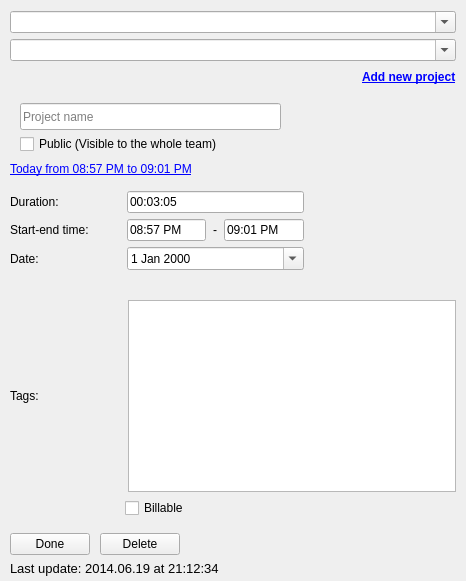
<?xml version="1.0" encoding="UTF-8"?>
<ui version="4.0">
 <class>TimeEntryEditorWidget</class>
 <widget class="QWidget" name="TimeEntryEditorWidget">
  <property name="geometry">
   <rect>
    <x>0</x>
    <y>0</y>
    <width>466</width>
    <height>581</height>
   </rect>
  </property>
  <property name="windowTitle">
   <string>Form</string>
  </property>
  <layout class="QVBoxLayout" name="verticalLayout">
   <property name="leftMargin">
    <number>10</number>
   </property>
   <property name="rightMargin">
    <number>10</number>
   </property>
   <property name="bottomMargin">
    <number>5</number>
   </property>
   <item>
    <widget class="QComboBox" name="description">
     <property name="editable">
      <bool>true</bool>
     </property>
     <property name="currentText">
      <string/>
     </property>
    </widget>
   </item>
   <item>
    <widget class="QComboBox" name="project">
     <property name="editable">
      <bool>true</bool>
     </property>
    </widget>
   </item>
   <item>
    <widget class="QWidget" name="widget" native="true">
     <layout class="QHBoxLayout" name="horizontalLayout">
      <property name="leftMargin">
       <number>0</number>
      </property>
      <property name="topMargin">
       <number>0</number>
      </property>
      <property name="rightMargin">
       <number>0</number>
      </property>
      <property name="bottomMargin">
       <number>0</number>
      </property>
      <item>
       <spacer name="horizontalSpacer">
        <property name="orientation">
         <enum>Qt::Horizontal</enum>
        </property>
        <property name="sizeHint" stdset="0">
         <size>
          <width>218</width>
          <height>20</height>
         </size>
        </property>
       </spacer>
      </item>
      <item>
       <widget class="QLabel" name="addNewProject">
        <property name="font">
         <font>
          <pointsize>9</pointsize>
          <weight>75</weight>
          <bold>true</bold>
         </font>
        </property>
        <property name="text">
         <string>&lt;a href=&quot;#&quot;&gt;Add new project&lt;/a&gt;</string>
        </property>
        <property name="textFormat">
         <enum>Qt::RichText</enum>
        </property>
        <property name="openExternalLinks">
         <bool>false</bool>
        </property>
        <property name="textInteractionFlags">
         <set>Qt::TextBrowserInteraction</set>
        </property>
       </widget>
      </item>
     </layout>
    </widget>
   </item>
   <item>
    <widget class="QWidget" name="newProject" native="true">
     <property name="sizePolicy">
      <sizepolicy hsizetype="Preferred" vsizetype="MinimumExpanding">
       <horstretch>0</horstretch>
       <verstretch>0</verstretch>
      </sizepolicy>
     </property>
     <widget class="QLineEdit" name="newProjectName">
      <property name="geometry">
       <rect>
        <x>10</x>
        <y>10</y>
        <width>261</width>
        <height>27</height>
       </rect>
      </property>
      <property name="placeholderText">
       <string>Project name</string>
      </property>
     </widget>
     <widget class="QCheckBox" name="publicProject">
      <property name="geometry">
       <rect>
        <x>10</x>
        <y>40</y>
        <width>261</width>
        <height>22</height>
       </rect>
      </property>
      <property name="text">
       <string>Public (Visible to the whole team)</string>
      </property>
     </widget>
     <widget class="QWidget" name="widget_2" native="true">
      <property name="geometry">
       <rect>
        <x>10</x>
        <y>70</y>
        <width>188</width>
        <height>78</height>
       </rect>
      </property>
      <layout class="QGridLayout" name="gridLayout">
       <item row="0" column="0">
        <widget class="QLabel" name="label">
         <property name="text">
          <string>Workspace:</string>
         </property>
        </widget>
       </item>
       <item row="0" column="1">
        <widget class="QComboBox" name="newProjectWorkspace"/>
       </item>
       <item row="1" column="0">
        <widget class="QLabel" name="label_2">
         <property name="text">
          <string>Client:</string>
         </property>
        </widget>
       </item>
       <item row="1" column="1">
        <widget class="QComboBox" name="newProjectClient"/>
       </item>
      </layout>
     </widget>
    </widget>
   </item>
   <item>
    <widget class="QLabel" name="timeOverview">
     <property name="text">
      <string>&lt;a href=&quot;#&quot;&gt;Today from 08:57 PM to 09:01 PM&lt;/a&gt;</string>
     </property>
     <property name="textFormat">
      <enum>Qt::RichText</enum>
     </property>
     <property name="openExternalLinks">
      <bool>false</bool>
     </property>
     <property name="textInteractionFlags">
      <set>Qt::TextBrowserInteraction</set>
     </property>
    </widget>
   </item>
   <item>
    <widget class="QWidget" name="timeDetails" native="true">
     <property name="minimumSize">
      <size>
       <width>0</width>
       <height>125</height>
      </size>
     </property>
     <property name="maximumSize">
      <size>
       <width>300</width>
       <height>125</height>
      </size>
     </property>
     <layout class="QGridLayout" name="gridLayout_2">
      <property name="sizeConstraint">
       <enum>QLayout::SetMinimumSize</enum>
      </property>
      <property name="leftMargin">
       <number>0</number>
      </property>
      <property name="rightMargin">
       <number>0</number>
      </property>
      <item row="1" column="0">
       <widget class="QFrame" name="timeFrame">
        <property name="frameShape">
         <enum>QFrame::NoFrame</enum>
        </property>
        <property name="frameShadow">
         <enum>QFrame::Raised</enum>
        </property>
        <layout class="QHBoxLayout" name="horizontalLayout_8">
         <property name="spacing">
          <number>0</number>
         </property>
         <property name="leftMargin">
          <number>0</number>
         </property>
         <property name="topMargin">
          <number>0</number>
         </property>
         <property name="rightMargin">
          <number>0</number>
         </property>
         <property name="bottomMargin">
          <number>0</number>
         </property>
         <item>
          <widget class="QLabel" name="label_6">
           <property name="minimumSize">
            <size>
             <width>117</width>
             <height>0</height>
            </size>
           </property>
           <property name="maximumSize">
            <size>
             <width>117</width>
             <height>16777215</height>
            </size>
           </property>
           <property name="text">
            <string>Start-end time:</string>
           </property>
          </widget>
         </item>
         <item>
          <widget class="QLineEdit" name="start">
           <property name="text">
            <string>08:57 PM</string>
           </property>
          </widget>
         </item>
         <item>
          <widget class="QLabel" name="timeSeparator">
           <property name="minimumSize">
            <size>
             <width>18</width>
             <height>0</height>
            </size>
           </property>
           <property name="text">
            <string>-</string>
           </property>
           <property name="alignment">
            <set>Qt::AlignCenter</set>
           </property>
          </widget>
         </item>
         <item>
          <widget class="QLineEdit" name="stop">
           <property name="text">
            <string>09:01 PM</string>
           </property>
          </widget>
         </item>
        </layout>
       </widget>
      </item>
      <item row="0" column="0">
       <widget class="QFrame" name="durationFrame">
        <property name="frameShape">
         <enum>QFrame::NoFrame</enum>
        </property>
        <property name="frameShadow">
         <enum>QFrame::Raised</enum>
        </property>
        <layout class="QHBoxLayout" name="horizontalLayout_7">
         <property name="spacing">
          <number>0</number>
         </property>
         <property name="leftMargin">
          <number>0</number>
         </property>
         <property name="topMargin">
          <number>0</number>
         </property>
         <property name="rightMargin">
          <number>0</number>
         </property>
         <property name="bottomMargin">
          <number>0</number>
         </property>
         <item>
          <widget class="QLabel" name="label_5">
           <property name="minimumSize">
            <size>
             <width>117</width>
             <height>0</height>
            </size>
           </property>
           <property name="maximumSize">
            <size>
             <width>117</width>
             <height>16777215</height>
            </size>
           </property>
           <property name="text">
            <string>Duration:</string>
           </property>
          </widget>
         </item>
         <item>
          <widget class="QLineEdit" name="duration">
           <property name="text">
            <string>00:03:05</string>
           </property>
          </widget>
         </item>
        </layout>
       </widget>
      </item>
      <item row="2" column="1" rowspan="2">
       <widget class="QWidget" name="widget_6" native="true">
        <layout class="QHBoxLayout" name="horizontalLayout_4">
         <property name="leftMargin">
          <number>0</number>
         </property>
         <property name="rightMargin">
          <number>0</number>
         </property>
        </layout>
       </widget>
      </item>
      <item row="2" column="0">
       <widget class="QFrame" name="dateFrame">
        <property name="frameShape">
         <enum>QFrame::NoFrame</enum>
        </property>
        <property name="frameShadow">
         <enum>QFrame::Raised</enum>
        </property>
        <layout class="QHBoxLayout" name="horizontalLayout_9">
         <property name="spacing">
          <number>0</number>
         </property>
         <property name="leftMargin">
          <number>0</number>
         </property>
         <property name="topMargin">
          <number>0</number>
         </property>
         <property name="rightMargin">
          <number>0</number>
         </property>
         <property name="bottomMargin">
          <number>0</number>
         </property>
         <item>
          <widget class="QLabel" name="label_8">
           <property name="minimumSize">
            <size>
             <width>117</width>
             <height>0</height>
            </size>
           </property>
           <property name="maximumSize">
            <size>
             <width>117</width>
             <height>16777215</height>
            </size>
           </property>
           <property name="text">
            <string>Date:</string>
           </property>
          </widget>
         </item>
         <item>
          <widget class="QDateEdit" name="dateEdit">
           <property name="calendarPopup">
            <bool>true</bool>
           </property>
          </widget>
         </item>
        </layout>
       </widget>
      </item>
     </layout>
    </widget>
   </item>
   <item>
    <widget class="QWidget" name="widget_4" native="true">
     <layout class="QHBoxLayout" name="horizontalLayout_2">
      <property name="spacing">
       <number>15</number>
      </property>
      <property name="leftMargin">
       <number>0</number>
      </property>
      <property name="rightMargin">
       <number>0</number>
      </property>
      <property name="bottomMargin">
       <number>0</number>
      </property>
      <item>
       <widget class="QLabel" name="label_3">
        <property name="minimumSize">
         <size>
          <width>103</width>
          <height>0</height>
         </size>
        </property>
        <property name="text">
         <string>Tags:</string>
        </property>
       </widget>
      </item>
      <item>
       <widget class="QListWidget" name="tags"/>
      </item>
     </layout>
    </widget>
   </item>
   <item>
    <widget class="QFrame" name="billableFrame">
     <property name="frameShape">
      <enum>QFrame::NoFrame</enum>
     </property>
     <property name="frameShadow">
      <enum>QFrame::Raised</enum>
     </property>
     <layout class="QHBoxLayout" name="horizontalLayout_5">
      <property name="spacing">
       <number>15</number>
      </property>
      <property name="leftMargin">
       <number>0</number>
      </property>
      <property name="topMargin">
       <number>0</number>
      </property>
      <item>
       <spacer name="horizontalSpacer_3">
        <property name="orientation">
         <enum>Qt::Horizontal</enum>
        </property>
        <property name="sizeType">
         <enum>QSizePolicy::Fixed</enum>
        </property>
        <property name="sizeHint" stdset="0">
         <size>
          <width>115</width>
          <height>20</height>
         </size>
        </property>
       </spacer>
      </item>
      <item>
       <widget class="QCheckBox" name="billable">
        <property name="text">
         <string>Billable</string>
        </property>
       </widget>
      </item>
     </layout>
    </widget>
   </item>
   <item>
    <widget class="QWidget" name="widget_5" native="true">
     <layout class="QHBoxLayout" name="horizontalLayout_3">
      <property name="spacing">
       <number>10</number>
      </property>
      <property name="leftMargin">
       <number>0</number>
      </property>
      <property name="topMargin">
       <number>0</number>
      </property>
      <property name="bottomMargin">
       <number>0</number>
      </property>
      <item>
       <widget class="QPushButton" name="doneButton">
        <property name="text">
         <string>Done</string>
        </property>
       </widget>
      </item>
      <item>
       <widget class="QPushButton" name="deleteButton">
        <property name="text">
         <string>Delete</string>
        </property>
       </widget>
      </item>
      <item>
       <spacer name="horizontalSpacer_2">
        <property name="orientation">
         <enum>Qt::Horizontal</enum>
        </property>
        <property name="sizeHint" stdset="0">
         <size>
          <width>1</width>
          <height>20</height>
         </size>
        </property>
       </spacer>
      </item>
     </layout>
    </widget>
   </item>
   <item>
    <widget class="QFrame" name="lastUpdateFrame">
     <property name="frameShape">
      <enum>QFrame::NoFrame</enum>
     </property>
     <property name="frameShadow">
      <enum>QFrame::Raised</enum>
     </property>
     <layout class="QHBoxLayout" name="horizontalLayout_6">
      <property name="spacing">
       <number>0</number>
      </property>
      <property name="leftMargin">
       <number>0</number>
      </property>
      <property name="topMargin">
       <number>0</number>
      </property>
      <property name="rightMargin">
       <number>0</number>
      </property>
      <property name="bottomMargin">
       <number>0</number>
      </property>
      <item>
       <widget class="QLabel" name="lastUpdate">
        <property name="font">
         <font>
          <pointsize>10</pointsize>
          <weight>50</weight>
          <bold>false</bold>
         </font>
        </property>
        <property name="text">
         <string>Last update: 2014.06.19 at 21:12:34</string>
        </property>
       </widget>
      </item>
     </layout>
    </widget>
   </item>
  </layout>
 </widget>
 <resources/>
 <connections/>
</ui>
